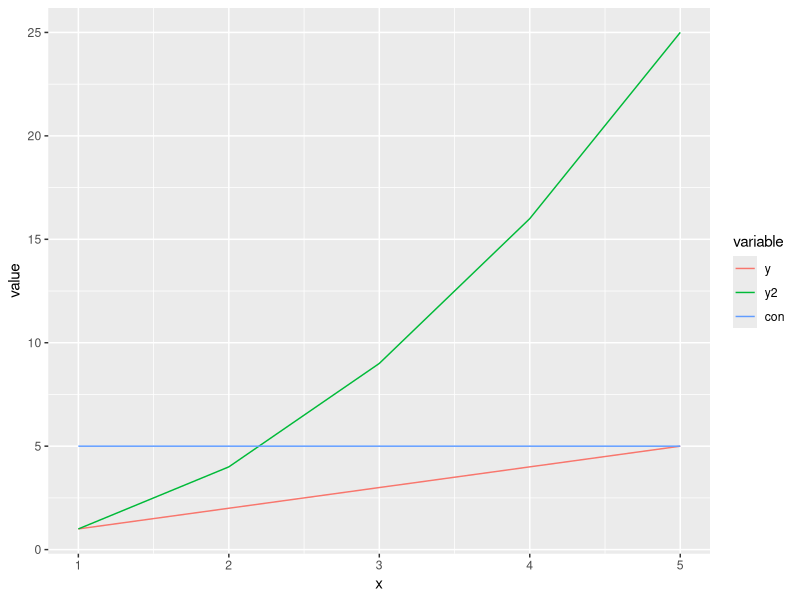

Write R code to recreate this figure.
## ---- chunk 1
#| echo: false
#| output: false

library(tidyverse)
library(reshape2)

## ---- chunk 2
#| echo: false


x<-c(1:5)
y<-x
y2<-x^2
con<-rep(5,5)
df<-data.frame(x,y,y2,con)

df<-melt(df,id.vars="x")
ggplot(df, aes(x=x, y= value, color= variable))+geom_line()
## ---- chunk 3

